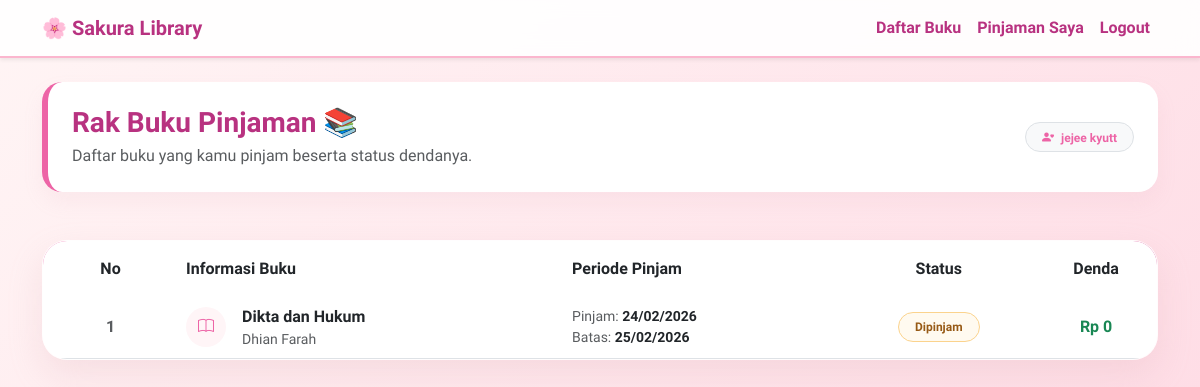
The app's page /peminjam/pinjaman.php (signed in), older data.
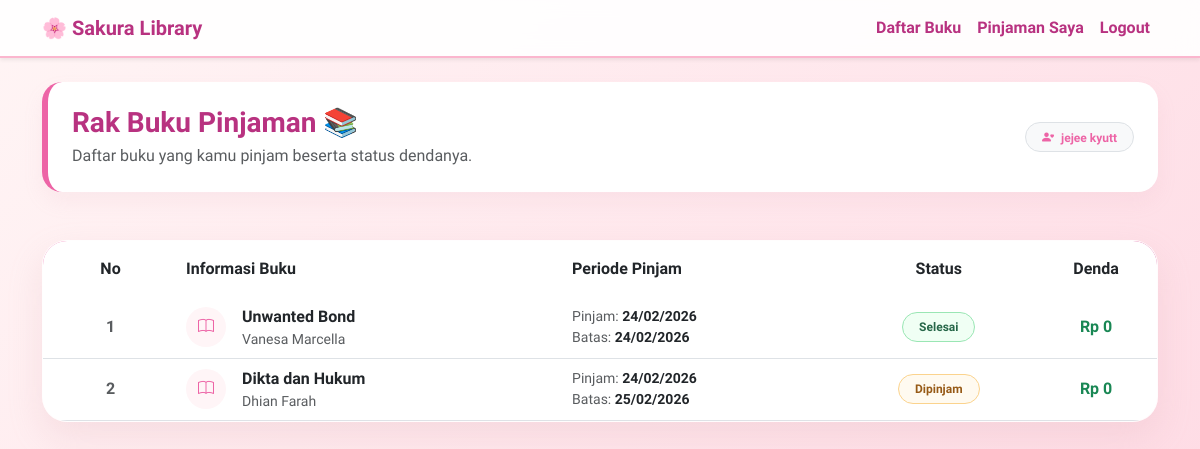
The same page, newer data.
### tables this page shows
CREATE TABLE `peminjaman` (
  `id_peminjaman` int(11) NOT NULL,
  `id_user` int(11) DEFAULT NULL,
  `id_buku` int(11) DEFAULT NULL,
  `tanggal_peminjaman` date NOT NULL,
  `tanggal_pengembalian` date NOT NULL,
  `status_peminjaman` varchar(50) NOT NULL,
  `denda` int(11) DEFAULT 0,
  `status_denda` enum('Belum Bayar','Lunas') DEFAULT 'Belum Bayar'
);

CREATE TABLE `buku` (
  `id_buku` int(11) NOT NULL,
  `judul` varchar(255) NOT NULL,
  `penulis` varchar(255) NOT NULL,
  `penerbit` varchar(255) NOT NULL,
  `tahun_terbit` int(11) NOT NULL,
  `stok` int(11) DEFAULT 0
);

### peminjam/pinjaman.php (the view, shortened to what the changed rows need)
<?php
include '../config/koneksi.php';
$id_user = $_SESSION['userid'];
?>
<!DOCTYPE html>
<html lang="id">
<head>
    <link href="https://cdn.jsdelivr.net/npm/bootstrap@5.3.0/dist/css/bootstrap.min.css" rel="stylesheet">
    <link rel="stylesheet" href="https://cdn.jsdelivr.net/npm/bootstrap-icons@1.11.1/font/bootstrap-icons.css">
</head>
<body>
<div class="container pb-5">
    <div class="card card-sakura">
        <div class="table-responsive">
            <table class="table table-hover align-middle mb-0">
                <thead>
                    <tr>
                        <th class="px-4 py-3 border-0 text-center">No</th>
                        <th class="py-3 border-0">Informasi Buku</th>
                        <th class="py-3 border-0">Periode Pinjam</th>
                        <th class="py-3 border-0 text-center">Status</th>
                        <th class="py-3 border-0 text-center">Denda</th>
                    </tr>
                </thead>
                <tbody>
                    <?php
                    $no = 1;
                    $sql = "SELECT peminjaman.*, buku.judul, buku.penulis
                            FROM peminjaman
                            INNER JOIN buku ON peminjaman.id_buku = buku.id_buku
                            WHERE peminjaman.id_user = ?
                            ORDER BY peminjaman.id_peminjaman DESC";
                    $stmt = mysqli_prepare($koneksi, $sql);
                    mysqli_stmt_bind_param($stmt, "i", $id_user);
                    mysqli_stmt_execute($stmt);
                    $result = mysqli_stmt_get_result($stmt);
                    if (mysqli_num_rows($result) == 0) : ?>
                        <tr>
                            <td colspan="5" class="empty-state">
                                <i class="bi bi-journal-x display-1 text-sakura opacity-25"></i>
                                <h5 class="mt-3 text-muted">Belum ada riwayat pinjaman.</h5>
                                <a href="index.php" class="btn btn-outline-secondary mt-2" style="border-radius: 12px;">Cari Buku Sekarang</a>
                            </td>
                        </tr>
                    <?php else :
                        while($d = mysqli_fetch_assoc($result)) :
                            $tgl_kembali = new DateTime($d['tanggal_pengembalian']);
                            $tgl_sekarang = new DateTime();
                            $denda = 0;
                            $hari_terlambat = 0;
                            if ($d['status_peminjaman'] == 'Dipinjam' && $tgl_sekarang > $tgl_kembali) {
                                $selisih = $tgl_sekarang->diff($tgl_kembali);
                                $hari_terlambat = $selisih->days;
                                $denda = $hari_terlambat * 1000;
                            }
                        ?>
                        <tr>
                            <td class="px-4 fw-bold text-muted text-center"><?= $no++; ?></td>
                            <td>
                                <div class="d-flex align-items-center">
                                    <div class="rounded-circle p-2 me-3 d-none d-md-flex align-items-center justify-content-center" style="background: #fff5f7; width: 40px; height: 40px;">
                                        <i class="bi bi-book text-pink" style="color: #ed64a6;"></i>
                                    </div>
                                    <div>
                                        <div class="fw-bold text-dark"><?= htmlspecialchars($d['judul']); ?></div>
                                        <div class="small text-muted"><?= htmlspecialchars($d['penulis']); ?></div>
                                    </div>
                                </div>
                            </td>
                            <td>
                                <div class="small text-muted">Pinjam: <span class="text-dark fw-bold"><?= date('d/m/Y', strtotime($d['tanggal_peminjaman'])); ?></span></div>
                                <div class="small text-muted">Batas: <span class="text-dark fw-bold"><?= date('d/m/Y', strtotime($d['tanggal_pengembalian'])); ?></span></div>
                            </td>
                            <td class="text-center">
                                <?php if($d['status_peminjaman'] == 'Dipinjam') : ?>
                                    <span class="badge px-3 py-2 rounded-pill" style="background-color: #fffaf0; color: #975a16; border: 1px solid #fbd38d;">Dipinjam</span>
                                <?php else : ?>
                                    <span class="badge px-3 py-2 rounded-pill" style="background-color: #f0fff4; color: #276749; border: 1px solid #9ae6b4;">Selesai</span>
                                <?php endif; ?>
                            </td>
                            <td class="text-center">
                                <?php if($denda > 0) : ?>
                                    <span class="fw-bold text-danger">Rp <?= number_format($denda, 0, ',', '.'); ?></span>
                                    <div class="text-muted" style="font-size: 0.7rem;">Terlambat <?= $hari_terlambat; ?> hari</div>
                                <?php else : ?>
                                    <span class="text-success fw-bold">Rp 0</span>
                                <?php endif; ?>
                            </td>
                        </tr>
                    <?php endwhile; endif; ?>
                </tbody>
            </table>
        </div>
    </div>
</div>
</body>
</html>

Row changes from the older to the newer data that the page shows:
added peminjaman: id_buku.judul "Unwanted Bond", id_buku.penulis "Vanesa Marcella", tanggal_peminjaman "24/02/2026", tanggal_pengembalian "24/02/2026", status_peminjaman "Selesai"
